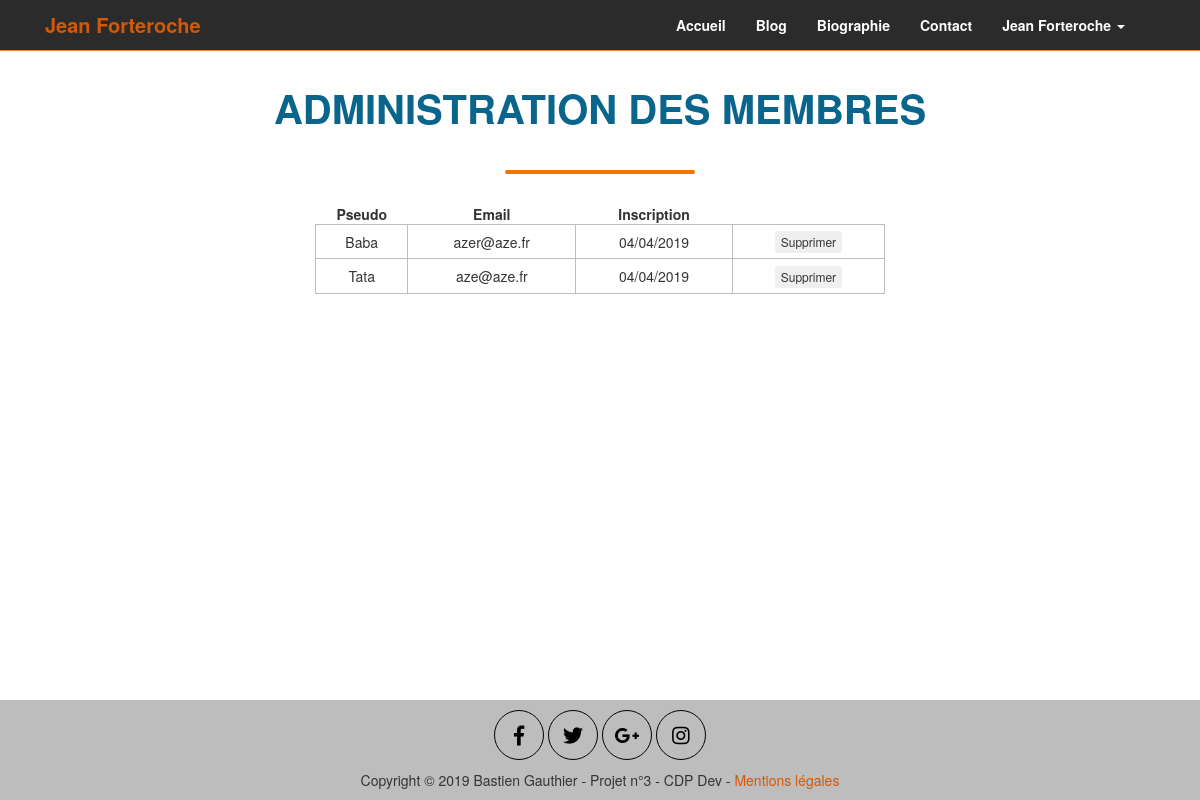
The app's page /index.php?action=adminMembers (signed in) with its own data.
### tables this page shows
CREATE TABLE IF NOT EXISTS `membres` (
  `id` int(11) NOT NULL AUTO_INCREMENT,
  `id_groupe` int(11) NOT NULL,
  `pseudo` varchar(25) NOT NULL,
  `email` varchar(255) NOT NULL,
  `pass` varchar(255) NOT NULL,
  `date_inscription` date NOT NULL,
  PRIMARY KEY (`id`)
);

### Controleur/controleurAdminMembers.php (called while the page is built, shortened)
<?php
class ControleurAdminMembers {
    private $adminMembers;
    private $session;
    public function __construct() {
        $this->adminMembers = new Membre();
        $this->session = new Membre();
    }
    public function adminMembers() {
        $adminMember = $this->adminMembers->getAdminMembers();
        $session= $this->session->getMenuSession();
        $vue = new Vue("AdminMembres");
        $vue->generer(array('getAdminMembers' => $adminMember, 'getAdminDeleteMembers' => $adminMember, 'getMenuSession' => $session));
    }
}

### index.php (called while the page is built, shortened)
<?php
$routeur = new Routeur();
$routeur->routerRequete();

### Modele/Modele.php (called while the page is built)
<?php
abstract class Modele {
    private $bdd;
    protected function executerRequete($sql, $params = null) {
        if ($params == null) {
            $resultat = $this->getDbConnect()->query($sql);
        }
        else {
            $resultat = $this->getDbConnect()->prepare($sql);
            $resultat->execute($params);
        }
        return $resultat;
    }
    private function getDbConnect() {
        if ($this->bdd == null) {
        $this->bdd = new PDO('mysql:host=localhost;dbname=dbs40755;charset=utf8',
            'root', '', array(PDO::ATTR_ERRMODE => PDO::ERRMODE_EXCEPTION));
        }
        return $this->bdd;
    }
}

### Modele/membre.php (called while the page is built, shortened)
<?php
require_once 'Modele/modele.php';
class Membre extends Modele {
    public function getAdminMembers() {
        $sql = 'SELECT id, pseudo, email, DATE_FORMAT(date_inscription, \'%d/%m/%Y\') AS date_inscription_fr FROM membres WHERE id_groupe = 2 ORDER BY date_inscription';
        $adminMember = $this->executerRequete($sql, array());
        return $adminMember;
    }
}

### view/vueAdminMembres.php (the view, shortened to what this page needs)
<?php require("view/includes/head.php"); ?>
<body>
    <div class="corps">
        <div id="top-header">
            <?php require("view/includes/header.php"); ?>
        </div>
        <div id="bottom-header" class="container-fluid col-xs-12"></div>
        <div id="title-book-article" class="container">
            <h1 class="title-blog col-xs-12">ADMINISTRATION DES MEMBRES</h1>
            <div class="barre_separation col-xs-offset-5 col-xs-2"></div>
        </div>
        <div class="admin_block">
            <div  class="container">
                <table class="table_members col-xs-12 col-md-offset-3 col-md-6">
                    <thead>
                        <tr>
                            <th>Pseudo</th>
                            <th>Email</th>
                            <th>Inscription</th>
                        </tr>
                    </thead>
                    <tbody>
                    <?php
                    while($donnees = $getAdminMembers->fetch())
                    {
                    ?>
                        <tr>
                            <td><?php echo $donnees['pseudo']; ?></td>
                            <td><?php echo $donnees['email']; ?></td>
                            <td><?php echo $donnees['date_inscription_fr']; ?></td>
                            <td>
                                <form method="post" action="" class="delete_form">
                                    <input type="submit" name="deleteMember" class="delete btn btn-xs" value="Supprimer"/>
                                </form>
                            </td>
                        </tr>
                    <?php
                    }
                    ?>
                    </tbody>
                </table>
            </div>
        </div>
    </div>
    <?php require("view/includes/footer.php"); ?>
</body>
</html>

### public/css/style.css (style rules this page uses)
h1, h2, h3 { text-align:center; font-weight: bold; }
#bottom-header { background-color: rgba(211, 89, 7, 0.7); }
#top-header { background-color: #2b2b2b; }
.barre_separation { background-color: #f27300; height: 4px; border-radius: 5px; }
.title-blog { font-weight: bold; font-size: 40px; color: #0A658D; padding: 15px 0 30px 0; }
.corps { min-height: calc(100vh - 100px); }
.admin_block { margin-top: 30px; }
thead th { text-align: center; }
tbody td { border: 1px solid #bdbdbd; padding: 5px 10px 5px 10px; text-align: center; }

### records on screen
membres: pseudo "Baba", email "azer@aze.fr", date_inscription_fr "04/04/2019"
membres: pseudo "Tata", email "aze@aze.fr", date_inscription_fr "04/04/2019"

### other values on screen
$_SESSION['pseudo'] "Jean Forteroche"
